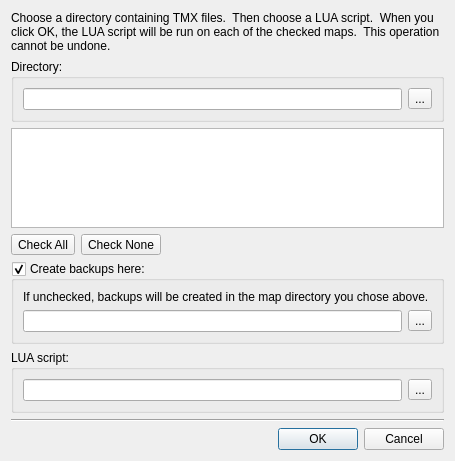
<?xml version="1.0" encoding="UTF-8"?>
<ui version="4.0">
 <class>LuaMapsDialog</class>
 <widget class="QDialog" name="LuaMapsDialog">
  <property name="geometry">
   <rect>
    <x>0</x>
    <y>0</y>
    <width>455</width>
    <height>461</height>
   </rect>
  </property>
  <property name="windowTitle">
   <string>Run LUA Script on Maps</string>
  </property>
  <layout class="QGridLayout" name="gridLayout">
   <item row="4" column="0">
    <widget class="QGroupBox" name="backupsGroupBox">
     <property name="title">
      <string>Create backups here:</string>
     </property>
     <property name="checkable">
      <bool>true</bool>
     </property>
     <layout class="QGridLayout" name="gridLayout_3">
      <item row="1" column="0">
       <layout class="QHBoxLayout" name="horizontalLayout_4">
        <item>
         <widget class="QLineEdit" name="backupsEdit">
          <property name="readOnly">
           <bool>true</bool>
          </property>
         </widget>
        </item>
        <item>
         <widget class="QToolButton" name="backupsBrowse">
          <property name="text">
           <string>...</string>
          </property>
         </widget>
        </item>
       </layout>
      </item>
      <item row="0" column="0">
       <widget class="QLabel" name="label_2">
        <property name="text">
         <string>If unchecked, backups will be created in the map directory you chose above.</string>
        </property>
       </widget>
      </item>
     </layout>
    </widget>
   </item>
   <item row="5" column="0">
    <widget class="QGroupBox" name="groupBox_2">
     <property name="title">
      <string>LUA script:</string>
     </property>
     <layout class="QGridLayout" name="gridLayout_2">
      <item row="0" column="0">
       <layout class="QHBoxLayout" name="horizontalLayout_3">
        <item>
         <widget class="QLineEdit" name="scriptEdit">
          <property name="readOnly">
           <bool>true</bool>
          </property>
         </widget>
        </item>
        <item>
         <widget class="QToolButton" name="scriptBrowse">
          <property name="text">
           <string>...</string>
          </property>
         </widget>
        </item>
       </layout>
      </item>
     </layout>
    </widget>
   </item>
   <item row="3" column="0">
    <widget class="QFrame" name="frame">
     <property name="frameShape">
      <enum>QFrame::NoFrame</enum>
     </property>
     <property name="frameShadow">
      <enum>QFrame::Raised</enum>
     </property>
     <layout class="QHBoxLayout" name="horizontalLayout_2">
      <property name="leftMargin">
       <number>0</number>
      </property>
      <property name="topMargin">
       <number>0</number>
      </property>
      <property name="rightMargin">
       <number>0</number>
      </property>
      <property name="bottomMargin">
       <number>0</number>
      </property>
      <item>
       <widget class="QToolButton" name="selectAll">
        <property name="text">
         <string>Check All</string>
        </property>
       </widget>
      </item>
      <item>
       <widget class="QToolButton" name="selectNone">
        <property name="text">
         <string>Check None</string>
        </property>
       </widget>
      </item>
      <item>
       <spacer name="horizontalSpacer">
        <property name="orientation">
         <enum>Qt::Horizontal</enum>
        </property>
        <property name="sizeHint" stdset="0">
         <size>
          <width>40</width>
          <height>20</height>
         </size>
        </property>
       </spacer>
      </item>
     </layout>
    </widget>
   </item>
   <item row="1" column="0">
    <widget class="QGroupBox" name="groupBox">
     <property name="title">
      <string>Directory:</string>
     </property>
     <layout class="QHBoxLayout" name="horizontalLayout">
      <item>
       <widget class="QLineEdit" name="directoryEdit">
        <property name="readOnly">
         <bool>true</bool>
        </property>
       </widget>
      </item>
      <item>
       <widget class="QToolButton" name="browseButton">
        <property name="text">
         <string>...</string>
        </property>
       </widget>
      </item>
     </layout>
    </widget>
   </item>
   <item row="7" column="0">
    <widget class="Line" name="line">
     <property name="orientation">
      <enum>Qt::Horizontal</enum>
     </property>
    </widget>
   </item>
   <item row="0" column="0">
    <widget class="QLabel" name="label">
     <property name="text">
      <string>Choose a directory containing TMX files.  Then choose a LUA script.  When you click OK, the LUA script will be run on each of the checked maps.  This operation cannot be undone.</string>
     </property>
     <property name="wordWrap">
      <bool>true</bool>
     </property>
    </widget>
   </item>
   <item row="2" column="0">
    <widget class="QTreeWidget" name="mapsList">
     <property name="rootIsDecorated">
      <bool>false</bool>
     </property>
     <attribute name="headerVisible">
      <bool>false</bool>
     </attribute>
     <column>
      <property name="text">
       <string notr="true">1</string>
      </property>
     </column>
    </widget>
   </item>
   <item row="8" column="0">
    <widget class="QDialogButtonBox" name="buttonBox">
     <property name="standardButtons">
      <set>QDialogButtonBox::Cancel|QDialogButtonBox::Ok</set>
     </property>
    </widget>
   </item>
  </layout>
 </widget>
 <resources/>
 <connections>
  <connection>
   <sender>buttonBox</sender>
   <signal>accepted()</signal>
   <receiver>LuaMapsDialog</receiver>
   <slot>accept()</slot>
   <hints>
    <hint type="sourcelabel">
     <x>327</x>
     <y>440</y>
    </hint>
    <hint type="destinationlabel">
     <x>449</x>
     <y>283</y>
    </hint>
   </hints>
  </connection>
  <connection>
   <sender>buttonBox</sender>
   <signal>rejected()</signal>
   <receiver>LuaMapsDialog</receiver>
   <slot>reject()</slot>
   <hints>
    <hint type="sourcelabel">
     <x>410</x>
     <y>440</y>
    </hint>
    <hint type="destinationlabel">
     <x>451</x>
     <y>350</y>
    </hint>
   </hints>
  </connection>
 </connections>
</ui>
